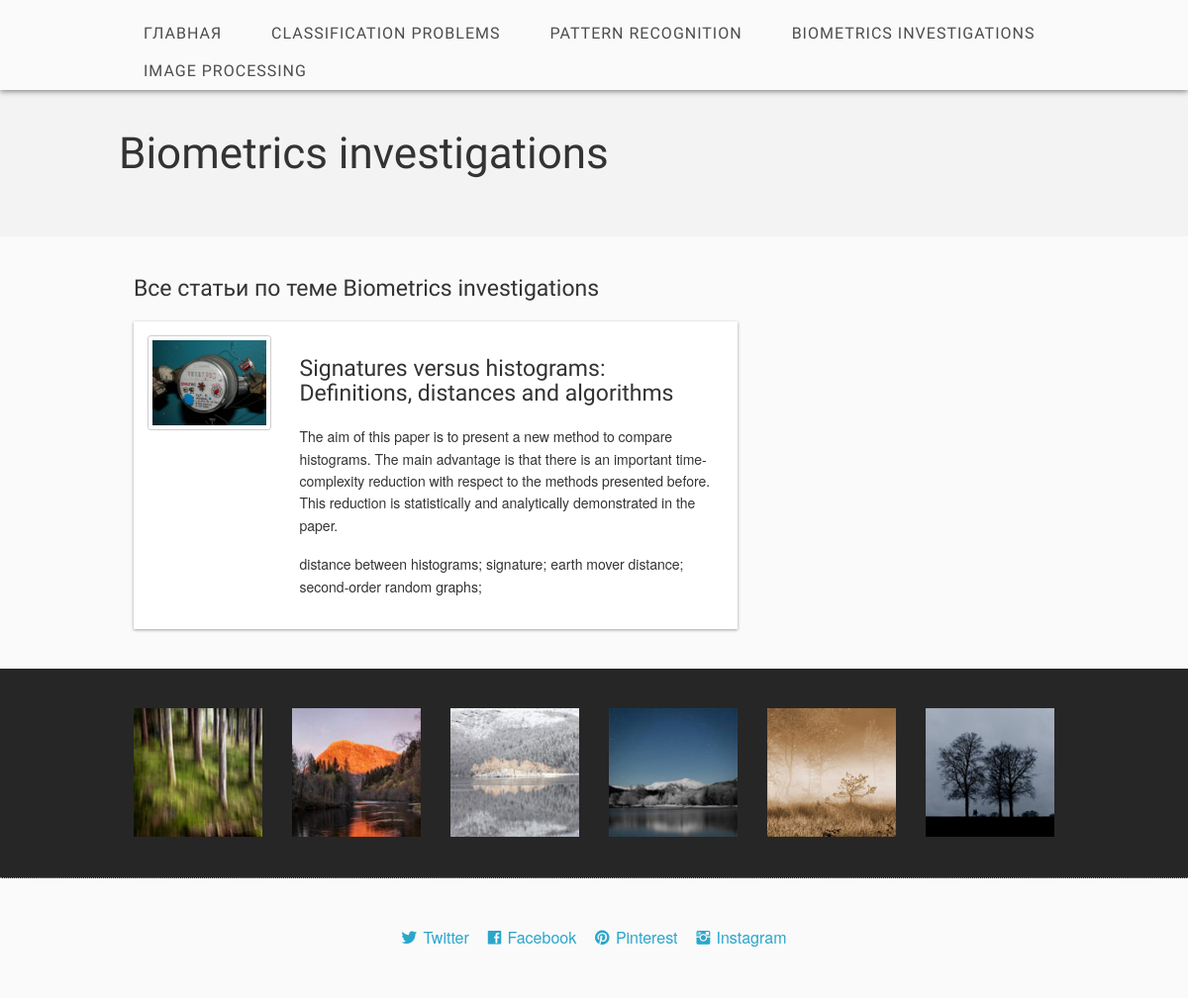
/news/rubric/3, run on the app's committed database.
### news/models.py (models this page shows, shortened)
class Rubric(models.Model):
    name = models.CharField(max_length=100)

class Article(models.Model):
    title = models.CharField(max_length=100)
    keyword = models.CharField(max_length=200)
    annotation = models.TextField()
    rubric = models.ForeignKey(Rubric, null=True, blank=True, on_delete=models.SET_NULL)

### news/views.py (the view)
# urls.py: path('rubric/<int:rubric_id>', views.by_rubric, name='rubric'),
def by_rubric(request, rubric_id):
    articles = Article.objects.filter(rubric=rubric_id)
    rubrics = Rubric.objects.all()
    current_rubric = Rubric.objects.get(pk=rubric_id)
    context = {'articles': articles, 'rubrics': rubrics, 'current_rubric': current_rubric}
    return render(request, 'news/rubrika.html', context)

### news/templates/news/rubrika.html (shortened to what this page needs)
<!DOCTYPE html>
{% load static %}
<html class="no-js" lang="en">
<head>
    <link rel="stylesheet" href="{% static 'stylesheets/foundation.min.css' %}">
    <link rel="stylesheet" href="{% static 'stylesheets/main.css' %}">
    <link rel="stylesheet" href="{% static 'stylesheets/app.css' %}">
    <link rel="stylesheet" href="{% static 'fonts/ligature.css' %}">
</head>
<body>
<nav>
    <div class="twelve columns header_nav">
        <div class="row">
            <ul id="menu-header" class="nav-bar horizontal">
                <li><a href="{% url 'index' %}">Главная</a></li>
                {% for rubric in rubrics %}
                <li><a href="{% url 'rubric' rubric.id %}">{{rubric.name}}</a></li>
                {% endfor %}
            </ul>
        </div>
    </div>
</nav>
<header>
    <div class="row">
        <h1>{{current_rubric.name}}</h1>
</header>
<section>
    <div class="section_main">
        <div class="row">
            <section class="eight columns">
                <h4>Все статьи по теме {{current_rubric.name}}</h4>
                {% for article in articles %}
                {% if current_rubric.id == article.rubric.id %}
                <article class="blog_post">
                    <div class="three columns">
                        <a href="#" class="th"><img src="{% static 'images/a1.jpg' %}" alt="desc"/></a>
                    </div>
                    <div class="nine columns">
                        <a href="{% url 'current_article' article.id %}"><h4>{{article.title}}</h4></a>
                        <p>{{article.annotation}}</p>
                        <p>{{article.keyword}}</p>
                    </div>
                </article>
                {% endif %}
                {% endfor %}
            </section>
        </div>
    </div>
</section>
<section>
    <div class="section_dark">
        <div class="row">
            <div class="two columns">
                <img src="{% static 'images/thumb1.jpg' %}" alt="desc"/>
            </div>
            <div class="two columns">
                <img src="{% static 'images/thumb2.jpg' %}" alt="desc"/>
            </div>
            <div class="two columns">
                <img src="{% static 'images/thumb3.jpg' %}" alt="desc"/>
            </div>
            <div class="two columns">
                <img src="{% static 'images/thumb4.jpg' %}" alt="desc"/>
            </div>
            <div class="two columns">
                <img src="{% static 'images/thumb5.jpg' %}" alt="desc"/>
            </div>
            <div class="two columns">
                <img src="{% static 'images/thumb6.jpg' %}" alt="desc"/>
            </div>
        </div>
    </div>
</section>
<footer>
    <div class="row">
        <div class="twelve columns footer">
            <a href="" class="lsf-icon" style="font-size:16px; margin-right:15px" title="twitter">Twitter</a>
            <a href="" class="lsf-icon" style="font-size:16px; margin-right:15px" title="facebook">Facebook</a>
            <a href="" class="lsf-icon" style="font-size:16px; margin-right:15px" title="pinterest">Pinterest</a>
            <a href="" class="lsf-icon" style="font-size:16px" title="instagram">Instagram</a>
        </div>
    </div>
</footer>
</body>
</html>

### static/stylesheets/main.css (style rules this page uses)
.lsf-icon:before { content:attr(title); margin-right:0.3em; font-size:64px; font-family: 'LigatureSymbols'; -webkit-text-rendering: optimizeLegibility; -moz-text-rendering: optimizeLegibility; -ms-text-rendering: optimizeLegibility; -o-text-rendering: optimizeLegibility; text-rendering: optimizeLegibility; -webkit-font-smoothing: antialiased; -moz-font-smoothing: antialiased; -ms-font-smoothing: antialiased; -o-font-smoothing: antialiased; font-smoothing: antialiased; }
body { background: #fafafa }
.row { width: 960px }
header { background: #f3f3f3; clear:both; padding: 20px 0 40px }
.header_nav { background: #fafafa; padding: 15px 0 0; box-shadow: 0 1px 6px rgba(34, 25, 25, 0.6); z-index: 999 }
.blog_post { clear: both; padding: 15px 0; overflow:auto; margin-bottom: 20px; background:#FFF; box-shadow: 0 1px 3px rgba(34, 25, 25, 0.4) }
p { color: #333 }
h1,h2,h3,h4 { font-family:'Open Sans Condensed',sans-serif; font-weight: normal; color: #333; margin: 20px 0 }
.section_dark { background: #262626; border-top: 0; border-bottom: 1px dotted #999; padding: 20px 0 40px }
.section_main { padding: 20px 0 }
.nav-bar { margin-top: 0; background: none }
.nav-bar > li { border: 0; padding: 0; font-family: 'Open Sans Condensed',sans-serif; letter-spacing: 1px; box-shadow: none }
.nav-bar > li > a:first-child { font-size: 16px; text-transform: uppercase; padding: 0 25px }
.nav-bar > li:last-child { border: 0; box-shadow: none }
.nav-bar > li > a { color: #4d4d4d }
.footer { text-align:center; padding: 50px 0 }

### data on the page
Rubric: name "CLASSIFICATION PROBLEMS"
Rubric: name "PATTERN RECOGNITION"
Rubric: name "BIOMETRICS INVESTIGATIONS", name "Biometrics investigations"
Rubric: name "IMAGE PROCESSING"
Article: title "Signatures versus histograms: Definitions, distances and algorithms", annotation "The aim of this paper is to present a new method to compare histograms. The main advantage is that there is an important time-complexity reduction with respect to the methods presented before. This reduction is statistically and analytically demonstrated in the paper.", keyword "distance between histograms; signature; earth mover distance; second-order random graphs;"
